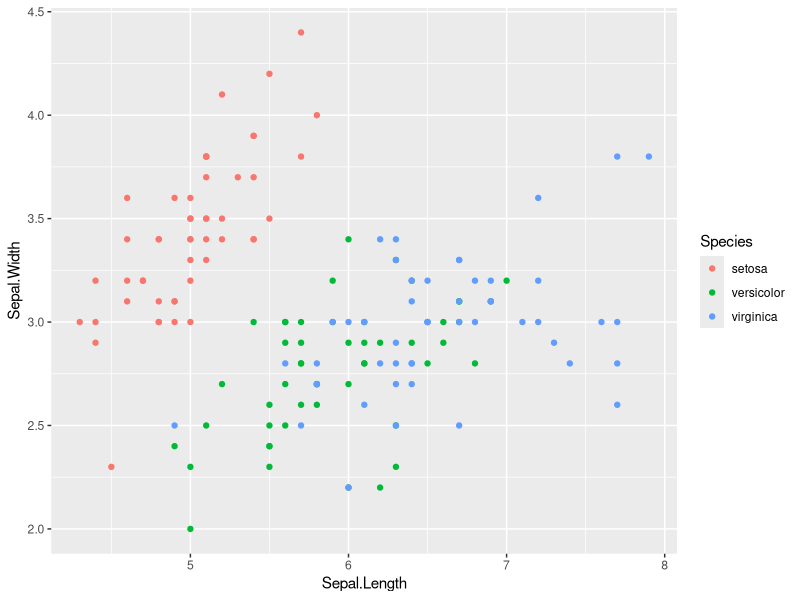

Generate this figure with R:
## ---- chunk 1
knitr::opts_chunk$set(echo = TRUE, comment = '#> ')
## ---- chunk 2
library(ggplot2)
ggplot(iris, aes(x = Sepal.Length, y = Sepal.Width, color = Species))+
  geom_point()
